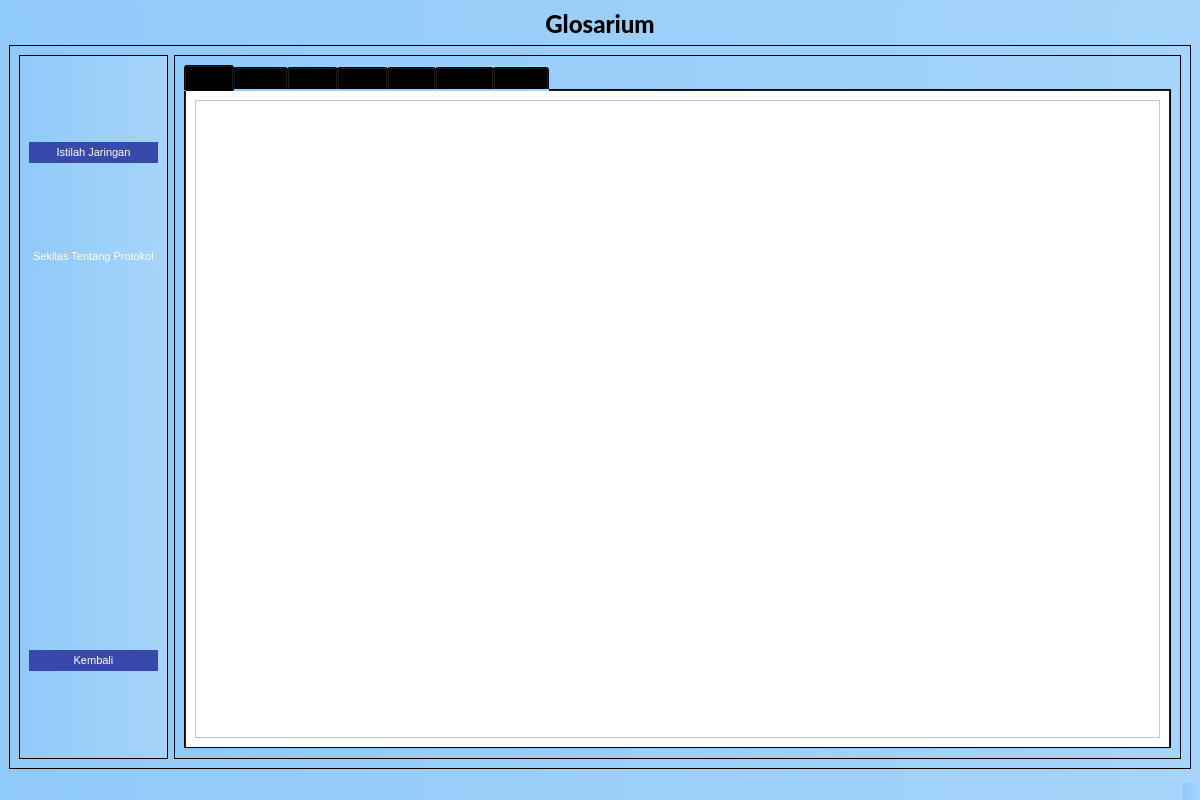
<?xml version="1.0" encoding="UTF-8"?>
<ui version="4.0">
 <class>MainWindow</class>
 <widget class="QMainWindow" name="MainWindow">
  <property name="geometry">
   <rect>
    <x>0</x>
    <y>0</y>
    <width>1200</width>
    <height>800</height>
   </rect>
  </property>
  <property name="sizePolicy">
   <sizepolicy hsizetype="Preferred" vsizetype="Expanding">
    <horstretch>0</horstretch>
    <verstretch>0</verstretch>
   </sizepolicy>
  </property>
  <property name="windowTitle">
   <string>MainWindow</string>
  </property>
  <property name="styleSheet">
   <string notr="true">background-color: qlineargradient(spread:pad, x1:0, y1:0, x2:1, y2:0, stop:0 #90caf9, stop:1 #a6d4fa);</string>
  </property>
  <widget class="QWidget" name="centralwidget">
   <layout class="QVBoxLayout" name="verticalLayout">
    <item>
     <widget class="QLabel" name="label">
      <property name="sizePolicy">
       <sizepolicy hsizetype="Preferred" vsizetype="Fixed">
        <horstretch>0</horstretch>
        <verstretch>0</verstretch>
       </sizepolicy>
      </property>
      <property name="font">
       <font>
        <family>Lato Heavy</family>
        <pointsize>18</pointsize>
       </font>
      </property>
      <property name="text">
       <string>Glosarium</string>
      </property>
      <property name="alignment">
       <set>Qt::AlignCenter</set>
      </property>
     </widget>
    </item>
    <item>
     <widget class="QFrame" name="frame">
      <property name="frameShape">
       <enum>QFrame::StyledPanel</enum>
      </property>
      <property name="frameShadow">
       <enum>QFrame::Raised</enum>
      </property>
      <layout class="QHBoxLayout" name="horizontalLayout">
       <item>
        <widget class="QFrame" name="frame_3">
         <property name="maximumSize">
          <size>
           <width>150</width>
           <height>16777215</height>
          </size>
         </property>
         <property name="frameShape">
          <enum>QFrame::StyledPanel</enum>
         </property>
         <property name="frameShadow">
          <enum>QFrame::Raised</enum>
         </property>
         <layout class="QVBoxLayout" name="verticalLayout_2">
          <item>
           <widget class="QPushButton" name="sniff_app">
            <property name="styleSheet">
             <string notr="true">padding: 4px 15px;
    font-size: 11px;
    text-align: center;
    cursor: pointer;
    outline: none;
    color: #fff;
   background-color: #3949AB;
    border: none;
    border-radius: 15px;
    box-shadow: 0 9px #999;</string>
            </property>
            <property name="text">
             <string>Istilah Jaringan</string>
            </property>
            <property name="default">
             <bool>false</bool>
            </property>
            <property name="flat">
             <bool>false</bool>
            </property>
           </widget>
          </item>
          <item>
           <widget class="QPushButton" name="sekilas_protokol">
            <property name="styleSheet">
             <string notr="true">padding: 4px 4px;
    font-size: 11px;
    text-align: center;
    cursor: pointer;
    outline: none;
    color: #fff;
   background-color: qlineargradient(x1: 0, y1: 0, x2: 0, y2: 1,
                                      stop: 0 #8C9EFF, stop: 1 #536DFE);
    border: none;
    border-radius: 15px;
    box-shadow: 0 9px #999;</string>
            </property>
            <property name="text">
             <string>Sekilas Tentang Protokol</string>
            </property>
           </widget>
          </item>
          <item>
           <spacer name="verticalSpacer">
            <property name="orientation">
             <enum>Qt::Vertical</enum>
            </property>
            <property name="sizeType">
             <enum>QSizePolicy::Maximum</enum>
            </property>
            <property name="sizeHint" stdset="0">
             <size>
              <width>20</width>
              <height>300</height>
             </size>
            </property>
           </spacer>
          </item>
          <item>
           <widget class="QPushButton" name="kembaliBtn">
            <property name="styleSheet">
             <string notr="true">padding: 4px 15px;
    font-size: 11px;
    text-align: center;
    cursor: pointer;
    outline: none;
    color: #fff;
    background-color: #3949AB;
    border: none;
    border-radius: 15px;
    box-shadow: 0 9px #999;</string>
            </property>
            <property name="text">
             <string>Kembali</string>
            </property>
            <property name="icon">
             <iconset>
              <normaloff>resource/1x/Asset 2.png</normaloff>resource/1x/Asset 2.png</iconset>
            </property>
           </widget>
          </item>
         </layout>
        </widget>
       </item>
       <item>
        <widget class="QFrame" name="frame_2">
         <property name="frameShape">
          <enum>QFrame::StyledPanel</enum>
         </property>
         <property name="frameShadow">
          <enum>QFrame::Raised</enum>
         </property>
         <layout class="QVBoxLayout" name="verticalLayout_3">
          <item>
           <widget class="QTabWidget" name="tabWidget">
            <property name="styleSheet">
             <string notr="true"/>
            </property>
            <property name="currentIndex">
             <number>0</number>
            </property>
            <widget class="QWidget" name="arp_tb">
             <property name="styleSheet">
              <string notr="true">background-color: rgb(255, 255, 255);</string>
             </property>
             <attribute name="title">
              <string>ARP</string>
             </attribute>
             <layout class="QVBoxLayout" name="verticalLayout_6">
              <item>
               <widget class="QScrollArea" name="scrollArea_2">
                <property name="widgetResizable">
                 <bool>true</bool>
                </property>
                <widget class="QWidget" name="scrollAreaWidgetContents_2">
                 <property name="geometry">
                  <rect>
                   <x>0</x>
                   <y>0</y>
                   <width>1023</width>
                   <height>603</height>
                  </rect>
                 </property>
                 <layout class="QVBoxLayout" name="verticalLayout_7">
                  <item>
                   <widget class="QLabel" name="label_2">
                    <property name="text">
                     <string>&lt;html&gt;&lt;head/&gt;&lt;body&gt;&lt;p&gt;&lt;img src=&quot;:/packet_arp/arp.PNG&quot;/&gt;&lt;/p&gt;&lt;/body&gt;&lt;/html&gt;</string>
                    </property>
                    <property name="alignment">
                     <set>Qt::AlignCenter</set>
                    </property>
                   </widget>
                  </item>
                 </layout>
                </widget>
               </widget>
              </item>
             </layout>
            </widget>
            <widget class="QWidget" name="icmp_tb">
             <property name="styleSheet">
              <string notr="true">background-color: rgb(255, 255, 255);</string>
             </property>
             <attribute name="title">
              <string>ICMP</string>
             </attribute>
             <layout class="QVBoxLayout" name="verticalLayout_8">
              <item>
               <widget class="QScrollArea" name="scrollArea_3">
                <property name="widgetResizable">
                 <bool>true</bool>
                </property>
                <widget class="QWidget" name="scrollAreaWidgetContents_3">
                 <property name="geometry">
                  <rect>
                   <x>-9</x>
                   <y>0</y>
                   <width>1019</width>
                   <height>603</height>
                  </rect>
                 </property>
                 <layout class="QVBoxLayout" name="verticalLayout_9">
                  <item>
                   <widget class="QLabel" name="label_8">
                    <property name="font">
                     <font>
                      <family>Lato</family>
                      <pointsize>9</pointsize>
                     </font>
                    </property>
                    <property name="text">
                     <string>&lt;html&gt;&lt;head/&gt;&lt;body&gt;&lt;p&gt;&lt;img src=&quot;:/packet_icmp/icmp.PNG&quot;/&gt;&lt;/p&gt;&lt;/body&gt;&lt;/html&gt;</string>
                    </property>
                    <property name="alignment">
                     <set>Qt::AlignCenter</set>
                    </property>
                   </widget>
                  </item>
                 </layout>
                </widget>
               </widget>
              </item>
             </layout>
            </widget>
            <widget class="QWidget" name="udp_tb">
             <property name="styleSheet">
              <string notr="true">background-color: rgb(255, 255, 255);</string>
             </property>
             <attribute name="title">
              <string>UDP</string>
             </attribute>
             <layout class="QVBoxLayout" name="verticalLayout_10">
              <item>
               <widget class="QScrollArea" name="scrollArea_4">
                <property name="widgetResizable">
                 <bool>true</bool>
                </property>
                <widget class="QWidget" name="scrollAreaWidgetContents_4">
                 <property name="geometry">
                  <rect>
                   <x>0</x>
                   <y>0</y>
                   <width>1027</width>
                   <height>603</height>
                  </rect>
                 </property>
                 <layout class="QVBoxLayout" name="verticalLayout_4">
                  <item>
                   <widget class="QLabel" name="label_3">
                    <property name="text">
                     <string>&lt;html&gt;&lt;head/&gt;&lt;body&gt;&lt;p&gt;&lt;img src=&quot;:/udp/udp.PNG&quot;/&gt;&lt;/p&gt;&lt;/body&gt;&lt;/html&gt;</string>
                    </property>
                    <property name="alignment">
                     <set>Qt::AlignCenter</set>
                    </property>
                   </widget>
                  </item>
                 </layout>
                </widget>
               </widget>
              </item>
             </layout>
            </widget>
            <widget class="QWidget" name="dns_tb">
             <property name="styleSheet">
              <string notr="true">background-color: rgb(255, 255, 255);</string>
             </property>
             <attribute name="title">
              <string>DNS</string>
             </attribute>
             <layout class="QVBoxLayout" name="verticalLayout_5">
              <item>
               <widget class="QLabel" name="label_4">
                <property name="text">
                 <string>&lt;html&gt;&lt;head/&gt;&lt;body&gt;&lt;p&gt;&lt;img src=&quot;:/dns/dns.PNG&quot;/&gt;&lt;/p&gt;&lt;/body&gt;&lt;/html&gt;</string>
                </property>
                <property name="alignment">
                 <set>Qt::AlignCenter</set>
                </property>
               </widget>
              </item>
             </layout>
            </widget>
            <widget class="QWidget" name="tcp_tb">
             <property name="styleSheet">
              <string notr="true">background-color: rgb(255, 255, 255);</string>
             </property>
             <attribute name="title">
              <string>TCP</string>
             </attribute>
             <layout class="QVBoxLayout" name="verticalLayout_11">
              <item>
               <widget class="QLabel" name="label_5">
                <property name="text">
                 <string>&lt;html&gt;&lt;head/&gt;&lt;body&gt;&lt;p&gt;&lt;img src=&quot;:/tcp/tcp.PNG&quot;/&gt;&lt;/p&gt;&lt;/body&gt;&lt;/html&gt;</string>
                </property>
                <property name="alignment">
                 <set>Qt::AlignCenter</set>
                </property>
               </widget>
              </item>
             </layout>
            </widget>
            <widget class="QWidget" name="dhcp_tb">
             <property name="styleSheet">
              <string notr="true">background-color: rgb(255, 255, 255);</string>
             </property>
             <attribute name="title">
              <string>DHCP</string>
             </attribute>
             <layout class="QVBoxLayout" name="verticalLayout_12">
              <item>
               <widget class="QLabel" name="label_6">
                <property name="text">
                 <string>&lt;html&gt;&lt;head/&gt;&lt;body&gt;&lt;p&gt;&lt;img src=&quot;:/dhcp/dhcp.PNG&quot;/&gt;&lt;/p&gt;&lt;/body&gt;&lt;/html&gt;</string>
                </property>
                <property name="alignment">
                 <set>Qt::AlignCenter</set>
                </property>
               </widget>
              </item>
             </layout>
            </widget>
            <widget class="QWidget" name="http_tb">
             <property name="styleSheet">
              <string notr="true">background-color: rgb(255, 255, 255);</string>
             </property>
             <attribute name="title">
              <string>HTTP</string>
             </attribute>
             <layout class="QVBoxLayout" name="verticalLayout_13">
              <item>
               <widget class="QLabel" name="label_7">
                <property name="text">
                 <string>&lt;html&gt;&lt;head/&gt;&lt;body&gt;&lt;p&gt;&lt;img src=&quot;:/http/http.PNG&quot;/&gt;&lt;/p&gt;&lt;/body&gt;&lt;/html&gt;</string>
                </property>
                <property name="alignment">
                 <set>Qt::AlignCenter</set>
                </property>
               </widget>
              </item>
             </layout>
            </widget>
           </widget>
          </item>
         </layout>
        </widget>
       </item>
      </layout>
     </widget>
    </item>
   </layout>
  </widget>
  <widget class="QMenuBar" name="menubar">
   <property name="geometry">
    <rect>
     <x>0</x>
     <y>0</y>
     <width>1200</width>
     <height>21</height>
    </rect>
   </property>
  </widget>
  <widget class="QStatusBar" name="statusbar"/>
 </widget>
 <resources>
  <include location="resource/glosarium/glosarium_sniffing.qrc"/>
 </resources>
 <connections/>
</ui>
